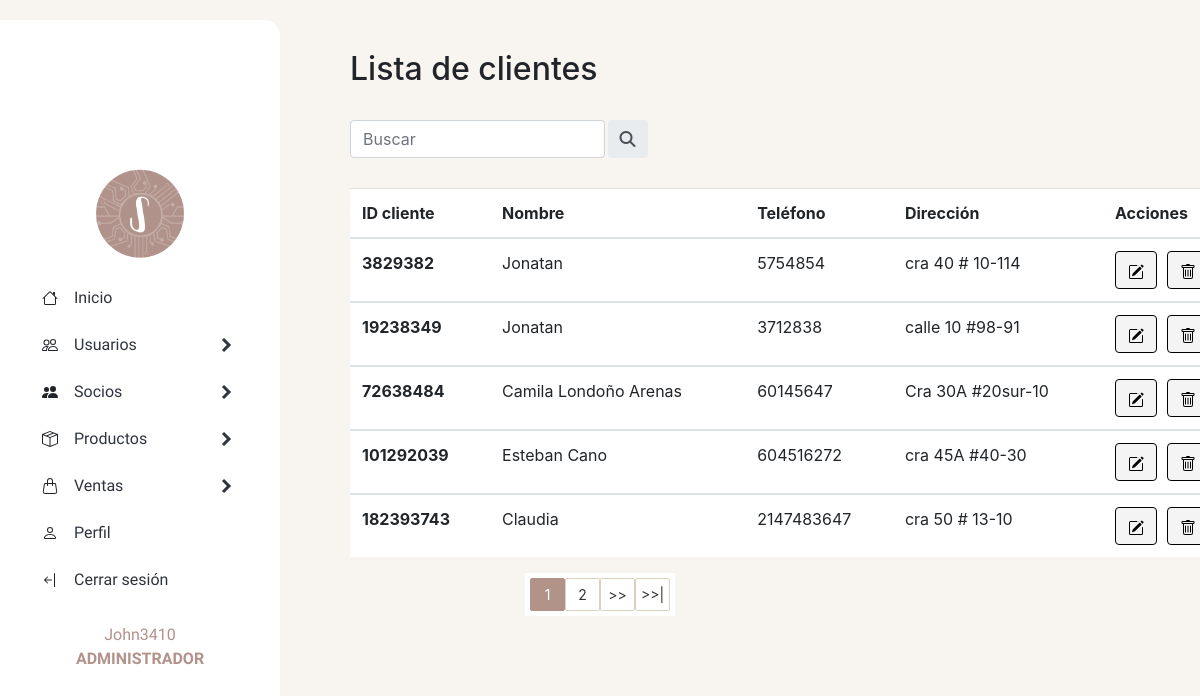
The page /sistema/socios/listaclientes.php (signed in) on the database as committed earlier.
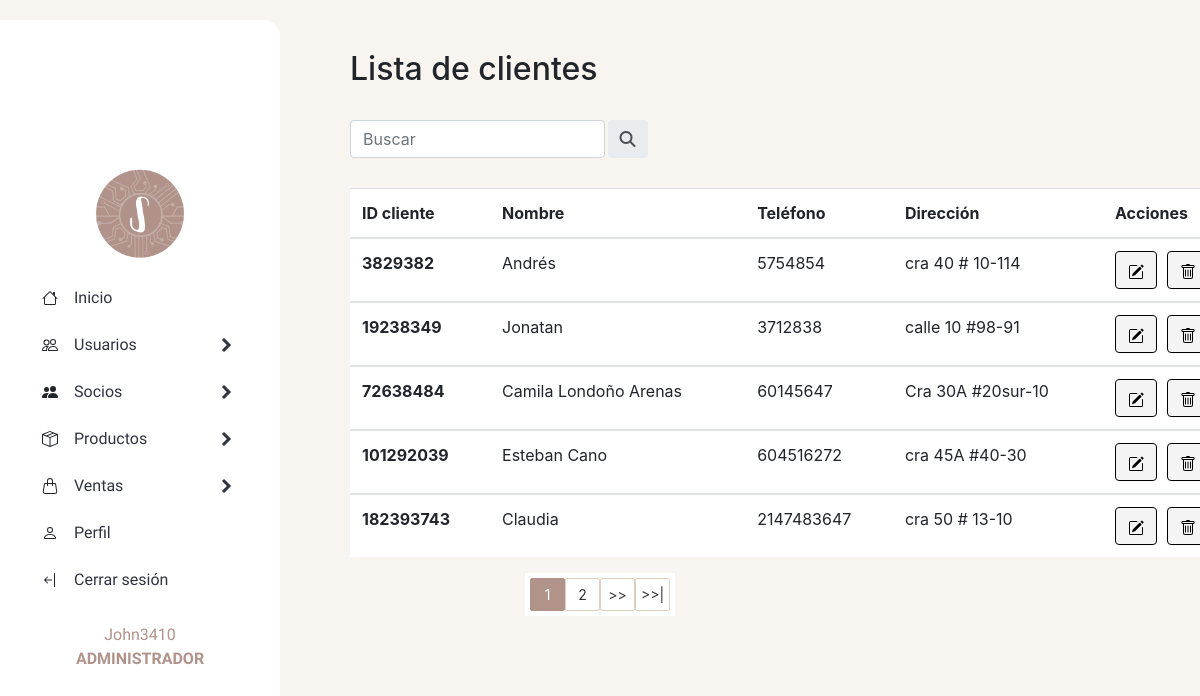
The same page on the database as committed later.
### tables this page shows
CREATE TABLE `cliente` (
  `id_cliente` int(15) NOT NULL,
  `nombre_cliente` varchar(30) NOT NULL,
  `telefono` int(20) NOT NULL,
  `direccion` varchar(30) NOT NULL,
  `estado` int(11) NOT NULL DEFAULT 1
);

### sistema/socios/listaclientes.php (the view, shortened to what this page needs)
<!DOCTYPE html>
<html lang="en">
<head>
</head>
<body>
    <header>
        <?php include '../generales/headerapp.php' ?>
    </header>
    <section>
        <div>
            <h2 class="tittle-list">Lista de clientes</h2> <br>
        </div>
        <div class="buscador">
            <form id="busqueda-users" class="input-group rounded" action="buscadorclientes.php" method="get">
                <input type="text" class="form-control rounded" aria-label="Search" aria-describedby="search-addon" name="busqueda" id="busqueda" placeholder="Buscar" />
                <button class="input-group-text border-0" id="search-addon">
                    <i type="submit" class="fas fa-search"></i>
                </button>
            </form>
        </div>
        <table class="table">
            <thead>
                <tr>
                    <th>ID cliente</th>
                    <th>Nombre</th>
                    <th>Teléfono</th>
                    <th>Dirección</th>
                    <?php
                    if ($tipo_rol == 'Administrador') {
                    ?>
                        <th>Acciones</th>
                    <?php } ?>
                </tr>
            </thead>
            <?php
            $sql_registe = mysqli_query($conn, "SELECT COUNT(*) as total_registros
                FROM cliente WHERE estado = 1");
            $result_register = mysqli_fetch_array($sql_registe);
            $total_registro = $result_register['total_registros'];
            $por_pagina = 5;
            if (empty($_GET['pagina'])) {
                $pagina = 1;
            } else {
                $pagina = $_GET['pagina'];
            }
            $desde = ($pagina - 1) * $por_pagina;
            $total_paginas = ceil($total_registro / $por_pagina);
            $query = mysqli_query($conn, "SELECT * FROM cliente WHERE estado = 1 ORDER BY id_cliente ASC LIMIT $desde, $por_pagina");
            $result = mysqli_num_rows($query);
            if ($result > 0) {
                while ($data = mysqli_fetch_array($query)) {
            ?>
                    <tbody>
                        <tr>
                            <th scope="row"><?php echo $data["id_cliente"] ?> </th>
                            <td> <?php echo $data["nombre_cliente"] ?> </td>
                            <td> <?php echo $data["telefono"] ?> </td>
                            <td><?php echo $data["direccion"] ?> </td>
                            <?php
                            if ($tipo_rol == 'Administrador') {
                            ?>
                                <td>
                                <a href="editarcliente.php?id=<?php echo $data["id_cliente"] ?>">
                                            <button type="button" id="button-editar" class="btn btn-warning">
                                            </button>
                                        </a>
                                        <a href="eliminarcliente.php?id=<?php echo $data["id_cliente"] ?>">
                                            <button type="button" id="button-eliminar" class="btn btn-danger">
                                            </button>
                                        </a>
                                    <?php }   ?>
                                <?php
                                } ?>
                        </tr>
                <?php
                }
                ?>
                    </tbody>
        </table>
        <div class="paginador">
            <ul>
                <?php
                for ($i = 1; $i <= $total_paginas; $i++) {
                    if ($i == $pagina) {
                        echo '<li class="pageSelected">' . $i . '</li>';
                    } else {
                        echo '<li><a href="?pagina=' . $i . '">' . $i . '</a></li>';
                    }
                }
                if ($pagina != $total_paginas) {
                ?>
                    <li><a href="?pagina= <?php echo $pagina + 1; ?>"> >> </a></li>
                    <li><a href="?pagina= <?php echo $total_paginas; ?> "> >>| </a></li>
                <?php } ?>
            </ul>
        </div>
    </section>
</body>
</html>

### sistema/generales/headerapp.php (shortened to what this page needs)
<?php
$tipo_rol = '';
if ($_SESSION['id_rol'] == 1) {
    $tipo_rol = 'Administrador';
} else {
    $tipo_rol = 'Empleado';
}
?>
<nav class="nav">
    <ul class="list">
        <li class="logo">
            <img src="../../img/StockS.png" alt="">
        </li>
        <li class="list__item">
            <div class="list__button">
                <a href="../index.php" class="nav__link">Inicio</a>
            </div>
        </li>
        <li class="list__item list__item--click">
            <div class="list__button list__button--click">
                <a href="#" class="nav__link">Usuarios</a>
                <img src="../../img/ARROW.svg" class="list__arrow">
            </div>
        </li>
        <li class="list__item list__item--click">
            <div class="list__button list__button--click">
                <a href="#" class="nav__link">Socios</a>
                <img src="../../img/ARROW.svg" class="list__arrow">
            </div>
        </li>
        <li class="list__item list__item--click">
            <div class="list__button list__button--click">
                <a href="#" class="nav__link">Productos</a>
                <img src="../../img/ARROW.svg" class="list__arrow">
            </div>
        </li>
        <li class="list__item list__item--click">
            <div class="list__button list__button--click">
                <a href="#" class="nav__link">Ventas</a>
                <img src="../../img/ARROW.svg" class="list__arrow">
            </div>
        </li>
        <li class="list__item">
            <div class="list__button">
                <a href="../config/perfil.php" class="nav__link">Perfil</a>
            </div>
        </li>
        <li class="list__item">
            <div class="list__button">
                <a href="../config/salir.php" class="nav__link">Cerrar sesión</a>
            </div>
        </li>
        <li class="list__item">
            <div class="list__button-rol">
                <p class="user"> <?php echo $_SESSION['usuario']; ?> </p>
                <p class="rol"> <b> <?php echo $tipo_rol ?> </b> </p>
            </div>
        </li>
    </ul>
</nav>
<?php include '../generales/scriptsapp.php' ?>

### sistema/generales/scriptsapp.php (shortened to what this page needs)
<link href="../generales/style_general.css" rel="stylesheet">
<link href="../generales/header.css" rel="stylesheet">
<link rel="stylesheet" href="https://stackpath.bootstrapcdn.com/bootstrap/4.4.1/css/bootstrap.min.css">

### sistema/generales/style_general.css (style rules this page uses)
section { background-color: #f8f4ef; height: 100vh; overflow-y: scroll; }
.tittle-list { padding: 50px 50px 0px 350px; }
.buscador { margin-left: 350px; }
#busqueda-users { width: 35%; margin-bottom: 10px; color: #333; }
#busqueda-users button { margin-left: 3px; }
table { margin-top: 30px; margin-left: 350px; max-width: 900px; background-color: #fff; }
#button-editar { background-color: #F4F4F4; border: 1px solid #000; color: #000; margin-right: 5px; }
#button-eliminar { background-color: #F4F4F4; border: 1px solid #000; color: #000; }
.paginador { margin: 0px; display: flex; justify-content: center; }
.paginador ul { padding: 5px; list-style: none; background: #fff; display: -webkit-flex; display: -moz-flex; display: -ms-flex; display: -o-flex; display: flex; }
.paginador a, .pageSelected { color: #333; border: 1px solid #DCD0C0; border-radius: 2px; padding: 5px; display: inline-block; font-size: 14px; text-align: center; width: 35px; }
.pageSelected { color: #fff; background: #B19389; border: 1px solid #B19389; border-radius: 2px; }
.paginador ul li a { text-decoration: none; }

### sistema/generales/header.css (style rules this page uses)
.nav { width: 280px; font-family: 'Titillium Web', sans-serif; position: fixed; }
.nav__link { color: #303440; display: block; padding: 11.5px 0; text-decoration: none; }
.list { height: 100vh; display: flex; justify-content: center; flex-direction: column; border-radius: 0 16px 16px 0; background: #fff; margin-top: 20px; padding-top: 10px; padding-left: 0px; width: 100%; }
.list__item { list-style: none; width: 100%; text-align: center; overflow: hidden; }
.list__item--click { cursor: pointer; }
.list__item .list__button-rol { text-align: center; margin-top: 20px; color: #b1938b; }
.list__item .list__button-rol .user { text-transform: none; margin: 0px; }
.list__item .list__button-rol .rol { text-transform: uppercase; margin: 0px; }
.list__button { display: flex; align-items: center; gap: 1em; width: 70%; margin: 0 auto; }
.list__arrow { margin-left: auto; transition: transform .3s; }
.logo { display: flex; justify-content: center; margin-top: -45px; margin-bottom: -20px; }
.logo img { width: 160px; }

Rows that differ between the two databases and show on the page:
changed cliente "cra 40 # 10-114": nombre_cliente "Jonatan" → "Andrés"
